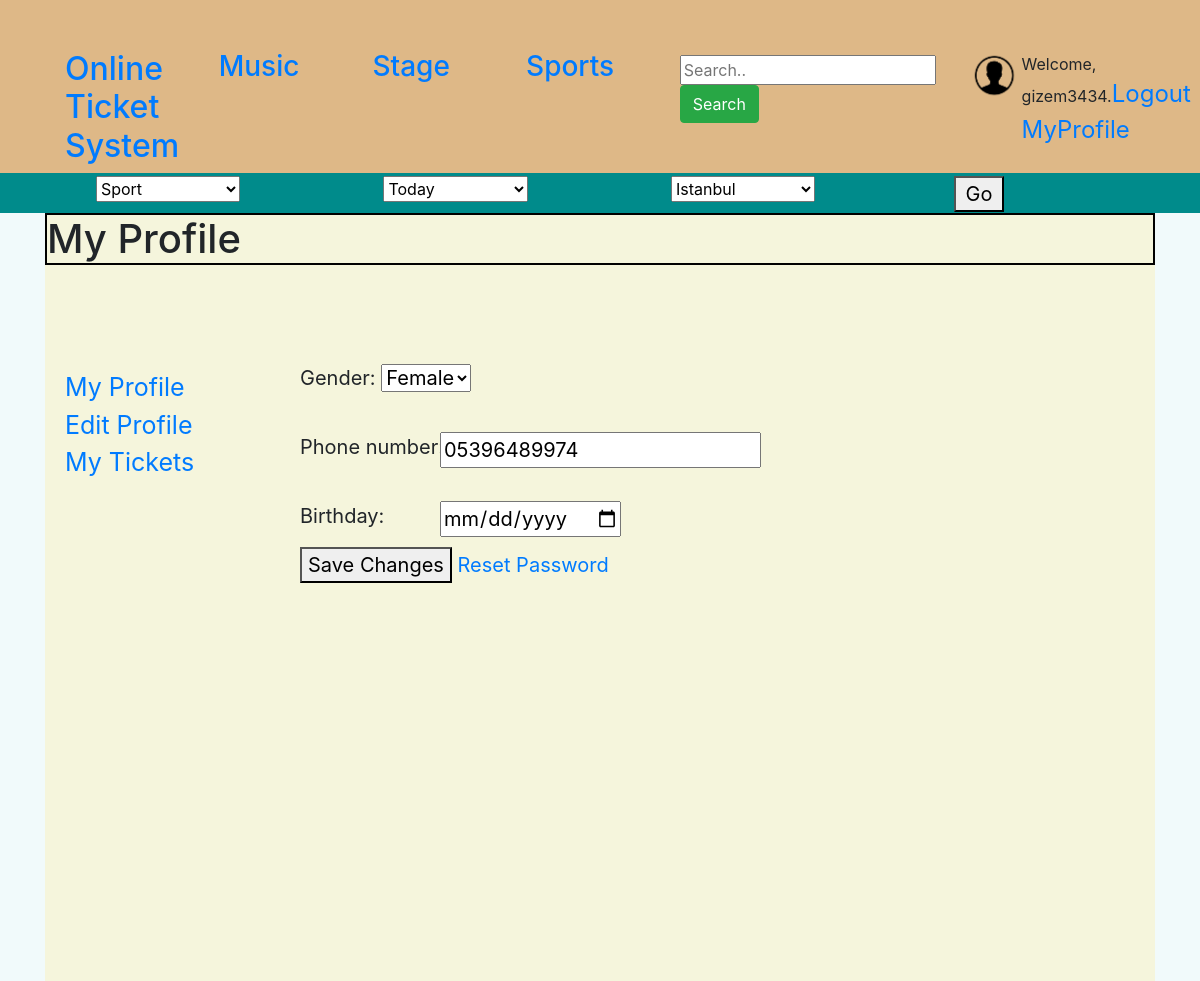
Before: /account/profile/edit (signed in) with the older database file.
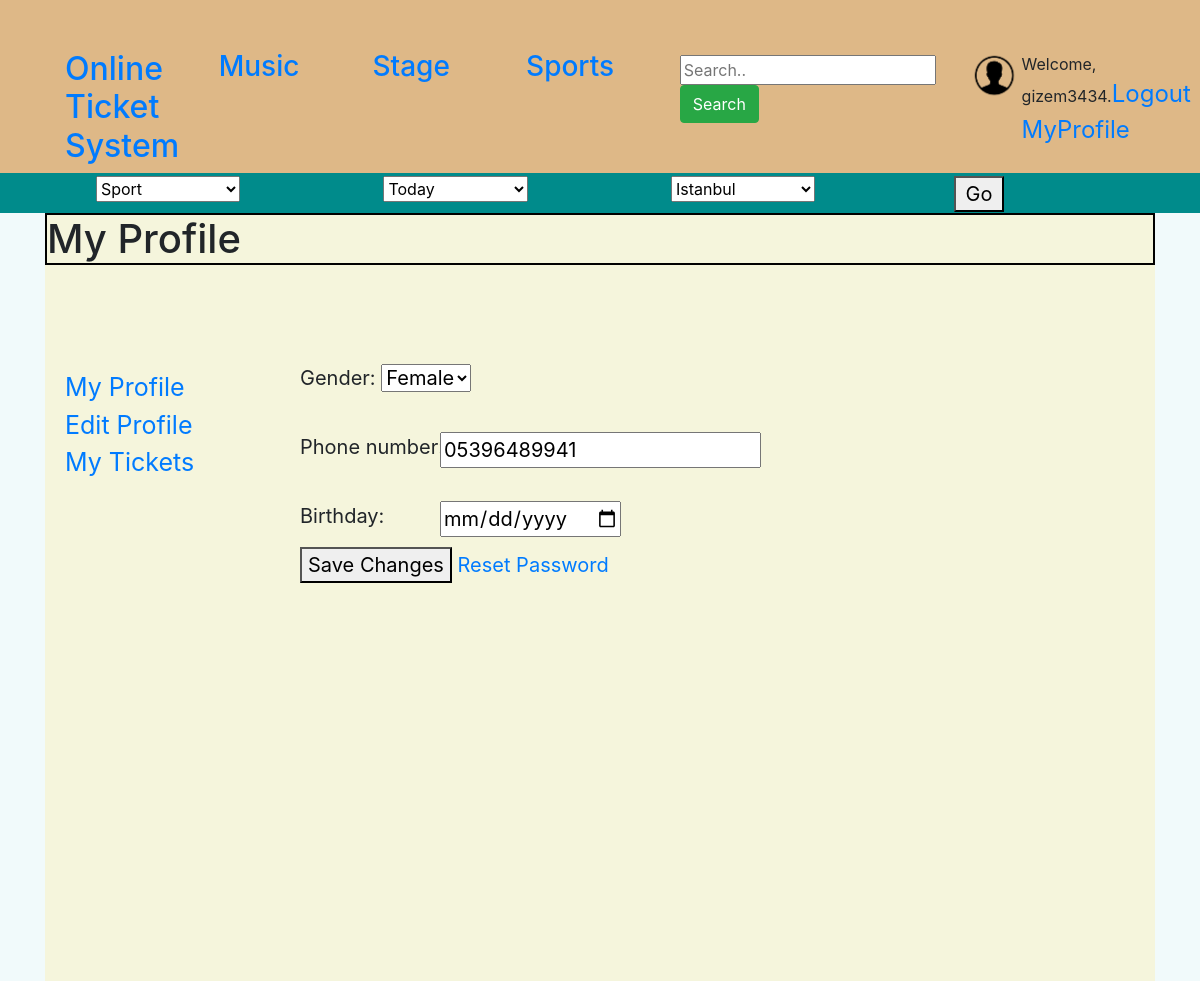
After: the same page with the newer database file.
### website/models.py (models this page shows, shortened)
class UserProfile(models.Model):
    id = models.AutoField(primary_key=True)
    GENDER = (
        ('M', 'Male'),
        ('F', 'Female'),
    )
    gender = models.CharField(max_length=1, choices=GENDER)
    birthday = models.DateField()
    phone_number = models.CharField(max_length=11)
    img = models.URLField(null=True, blank=True)
    isOperator = models.BooleanField(default=False)
    user = models.ForeignKey(User, on_delete=models.CASCADE)
    balance = models.IntegerField(default=0)

### website/views.py (the view)
# urls.py: path('account/profile/edit', views.edit_my_profile, name='edit_my_profile'),
@login_required
def edit_my_profile(request):
    user = request.user
    user_info = UserProfile.objects.get(user=user)
    if request.method == 'POST':
        user_info.gender = request.POST['gender']
        user_info.phone_number = request.POST['phone_number']
        user_info.birthday = request.POST['birthday']
        user_info.save()
        return redirect('my_profile')
    context = {"user_info": user_info}
    return render(request, 'profile/edit_profile.html', context)

### templates/profile/edit_profile.html (shortened to what this page needs)
{%  extends 'profile/profile.html' %}
{% block info %}
        {% load static %}
    <link rel="stylesheet" href="//code.jquery.com/ui/1.12.1/themes/base/jquery-ui.css">
        <form method="post">
            <p><label for="id_gender">Gender:</label> <select name="gender" required id="id_gender">
{% ifequal user_info.gender 'M' %}
  <option value="M" selected>Male</option>
                <option value="F">Female</option>
{% else %}
                <option value="F" selected>Female</option>
                {% endifequal %}
</select></p>
<p><label for="id_phone_number">Phone number:</label> <input type="text" name="phone_number" maxlength="11" required id="id_phone_number" value="{{ user_info.phone_number }}"></p>
            <p>Birthday: <input type="date"  name="birthday" value="{{user_info.birthday.year}}-{{ user_info.birthday.month }}-{{ user_info.birthday.day }}" required></p>
            <button type="submit">Save Changes</button>
            <a class="button" href={% url 'change_password' %}>Reset Password</a>
        </form>
    {% endblock %}

Changed rows visible on the page:
changed UserProfile "Female": phone_number "05396489974" → "05396489941"
